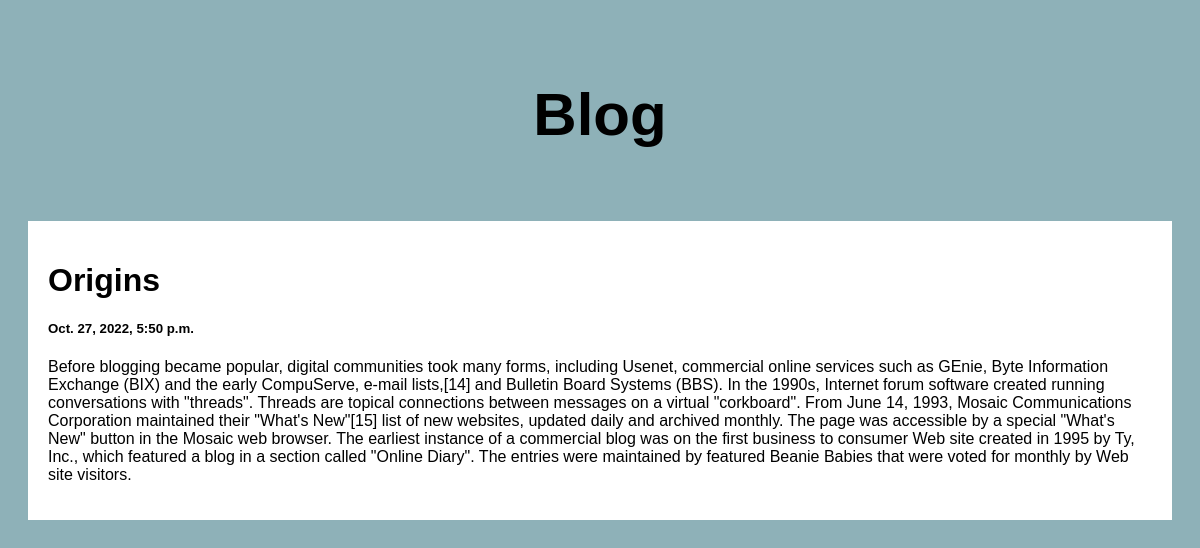
/post/1, run on the app's committed database.
### posts/models.py (models this page shows)
class Post(models.Model):
    title = models.CharField(max_length=100)
    body = models.CharField(max_length=1000000)
    created_at = models.DateTimeField(default=datetime.now, blank=True)

### posts/views.py (the view)
# urls.py: path('post/<str:pk>',views.post, name='post')
def post(request, pk):
    posts = Post.objects.get(id=pk)
    return render(request,'posts.html', {'posts':posts})

### templates/posts.html (shortened to what this page needs)
<!DOCTYPE html>
<html>
<head>
</head>
<body>
<div class="header">
    <h2>Blog</h2>
</div>
<div class="row">
    <div class="leftcolumn">
        <div class="card">
                <h1>{{posts.title}}</h1>
                <h5>{{posts.created_at}}</h5>
                <p>{{posts.body}}</p>
        </div>
    </div>
</div>
</body>
</html>

### templates/posts.html (style rules this page uses)
* { box-sizing: border-box; }
body { font-family: Arial; padding: 20px; background: #8eb1b8; }
.header { padding: 2px; font-size: 40px; text-align: center; background: white1; }
.leftcolumn { float: left; width: 100%; }
.card { background-color: rgb(255, 255, 255); padding: 20px; margin-top: 20px; }
.row::after { content: ""; display: table; clear: both; }

### data on the page
Post: title "Origins", created_at "Oct. 27, 2022, 5:50 p.m.", body "Before blogging became popular, digital communities took many forms, including Usenet, commercial online services such as GEnie, Byte Information Exchange (BIX) and the early CompuServe, e-mail lists,[14] and Bulletin Board Systems (BBS). In the 1990s, Internet forum software created running conversations with \"threads\". Threads are topical connections between messages on a virtual \"corkboard\". From June 14, 1993, Mosaic Communications Corporation maintained their \"What's New\"[15] list of new websites, updated daily and archived monthly. The page was accessible by a special \"What's New\" button in the Mosaic web browser. The earliest instance of a commercial blog was on the first business to…"
